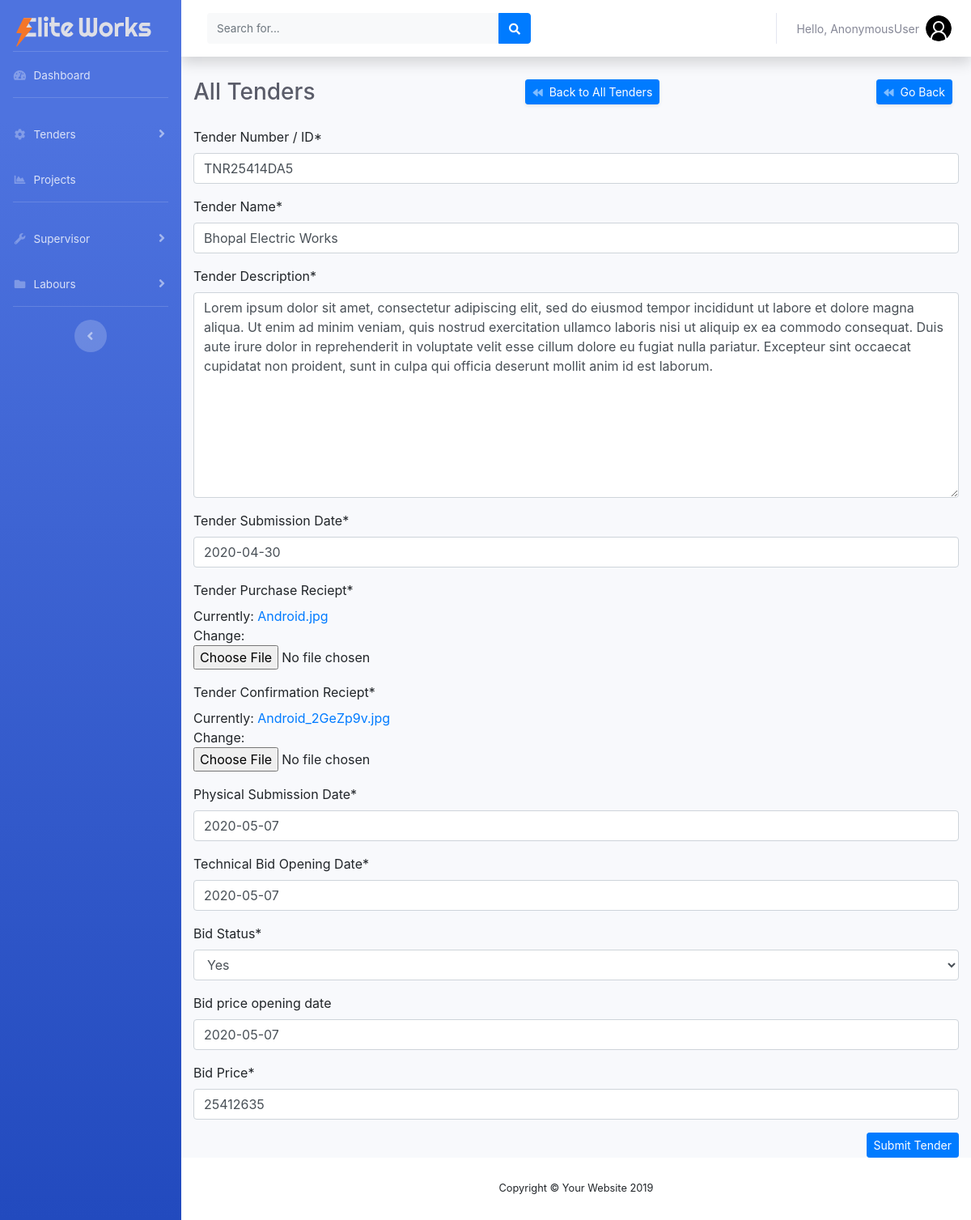
The app's page /edit_tender/1/ with its own data.
### project/models.py (models this page shows, shortened)
class Tender(models.Model):
    Yes = 'Yes'
    No = 'No'
    status = [(Yes, 'Yes'), (No, 'No')]
    uuid_no = models.UUIDField(default=uuid.uuid4, editable=False, unique=True)
    date_created = models.DateTimeField(
        'Creation Date', auto_now_add=True, null=True)
    tender_number = models.CharField('Tender Number / ID', max_length=500)
    tender_name = models.CharField('Tender Name', max_length=500)
    tender_description = models.TextField('Tender Description')
    tender_submission_date = models.DateField(
        'Tender Submission Date', default=timezone.now)
    tender_purchase_reciept = models.FileField('Tender Purchase Reciept')
    tender_confirmation_reciept = models.FileField(
        'Tender Confirmation Reciept')
    physical_submission_date = models.DateField(
        'Physical Submission Date', default=timezone.now)
    tech_bid_opening_date = models.DateField(
        'Technical Bid Opening Date', default=timezone.now)
    bid_status = models.CharField(
        'Bid Status', max_length=10, choices=status, default=No)
    bid_price_opening_date = models.DateField(
        'Bid price opening date', blank=True, default=timezone.now)
    prize_bid = models.CharField('Bid Price', max_length=50)

### manpower/views.py (the view)
# urls.py: path('edit_tender/<int:id>/', views.edit_tender, name='edit_tender'),
def edit_tender(request, id):
    editTender = Tender.objects.get(id=id)
    form = addTender(instance=editTender)
    if request.method == 'POST':
        form = addTender(request.POST, request.FILES, instance=editTender)
        if form.is_valid():
            form.save()
            return redirect('/tenders/')
    else:
        form = addTender(instance=editTender)
    context = {'form': form}
    return render(request, 'manpower/add_tender.html', context)

### manpower/forms.py
class addTender(forms.ModelForm):
    class Meta:
        model = Tender
        fields = '__all__'
        widgets = {
            'tender_submission_date': DatePickerInput(format='%Y-%m-%d'),
            'physical_submission_date': DatePickerInput(format='%Y-%m-%d'),
            'tech_bid_opening_date': DatePickerInput(format='%Y-%m-%d'),
            'bid_price_opening_date': DatePickerInput(format='%Y-%m-%d'),
        }

### manpower/templates/manpower/add_tender.html (shortened to what this page needs)
{% extends "manpower/base.html" %}
{% load crispy_forms_tags %}
{% block content %}
{% load bootstrap4 %}
{% bootstrap_css %}
<div class="container">
    <div class="d-sm-flex align-items-center justify-content-between mb-4">
        <h1 class="h3 mb-0 text-gray-800">All Tenders</h1>
        <a href="{% url 'tenders' %}"
            class="d-xs-block my-1 mr-2 px-2 d-sm-inline-block btn btn-sm btn-primary shadow-sm"><i
                class="fas fa-backward fa-sm text-white-50 pr-2"></i>Back to All Tenders</a>
        <a href="" onclick="history.go(-1)"
            class="d-xs-block my-1 mr-2 px-2 d-sm-inline-block btn btn-sm btn-primary shadow-sm"><i
                class="fas fa-backward fa-sm text-white-50 pr-2"></i>Go Back</a>
    </div>
    <form method='POST' enctype=multipart/form-data autocomplete="off">
        {{form|crispy}}
        <div class="text-right">
            <button type="submit" class="d-none d-md-inline-block btn btn-sm btn-primary shadow-md">Submit
                Tender</button>
        </div>
    </form>
</div>
{% endblock content %}

### records on screen
Tender: tender_number "TNR25414DA5", tender_name "Bhopal Electric Works", tender_description "Lorem ipsum dolor sit amet, consectetur adipiscing elit, sed do eiusmod tempor incididunt ut labore et dolore magna aliqua. Ut enim ad minim veniam, quis nostrud exercitation ullamco laboris nisi ut aliquip ex ea commodo consequat. Duis aute irure dolor in reprehenderit in voluptate velit esse cillum dolore eu fugiat nulla pariatur. Excepteur sint occaecat cupidatat non proident, sunt in culpa qui officia deserunt mollit anim id est laborum.", tender_submission_date "2020-04-30", physical_submission_date "2020-05-07", tech_bid_opening_date "2020-05-07", bid_status "Yes", bid_price_opening_date "2020-05-07", prize_bid "25412635"

### other values on screen
{{ request.user }} "AnonymousUser"
